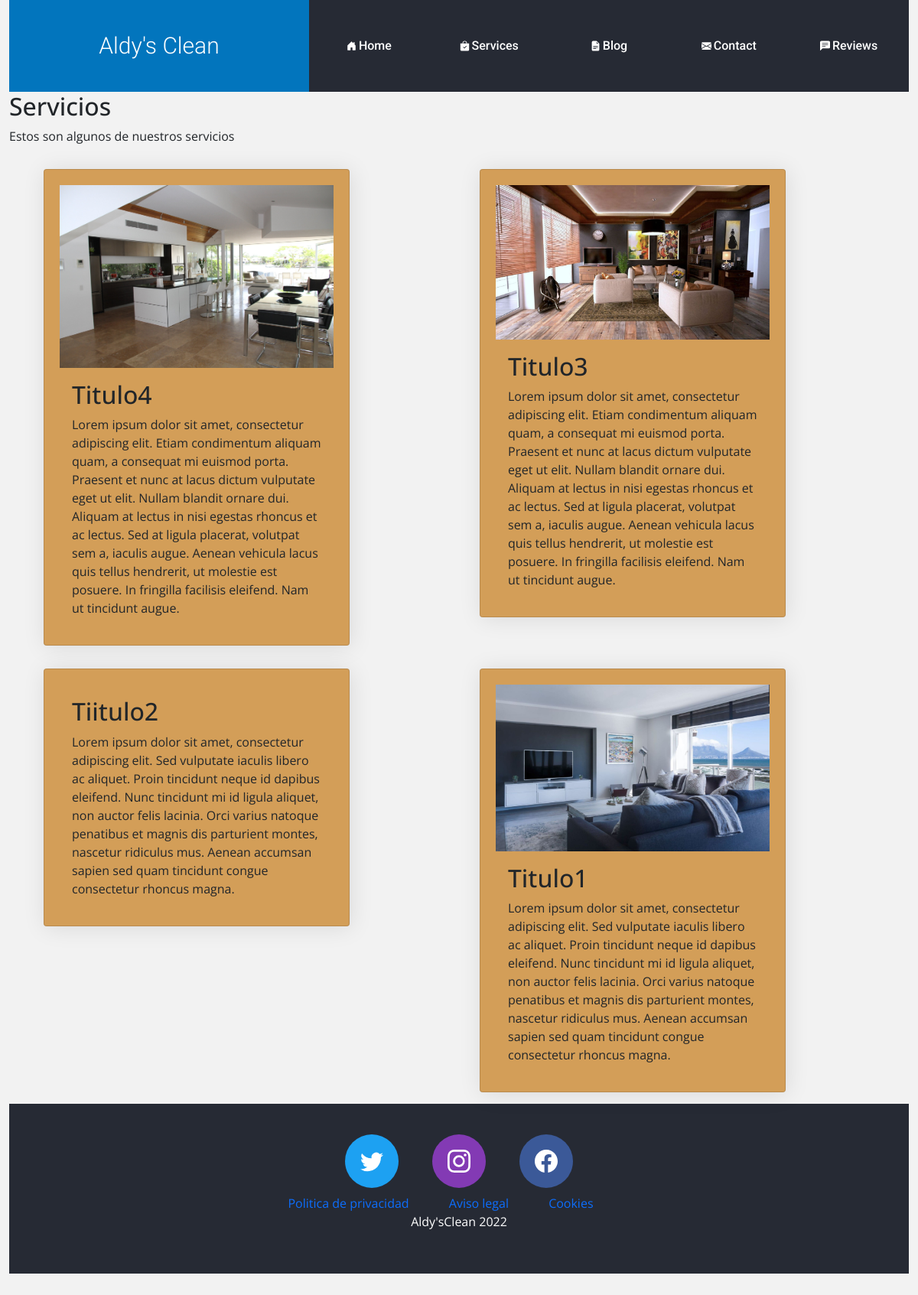
Page /services/ on the committed database.
### services/models.py (models this page shows, shortened)
class Service(models.Model):
    title=models.CharField(max_length=100, verbose_name="Titulo")
    description=models.TextField(verbose_name="Descripcion")
    image=models.ImageField(verbose_name="Imagen", upload_to="services")
    created=models.DateTimeField(auto_now_add=True, verbose_name="Fecha de creacion")
    updated=models.DateTimeField(auto_now=True, verbose_name="Fecha de edicion")
    class Meta:
        verbose_name="servicio"
        verbose_name_plural="servicios"
        ordering=["-created"]

### services/views.py (the view)
# urls.py: path('', views.services, name='services'),
def services(request):
    services=Service.objects.all()
    return render(request, 'services/services.html', {'services':services})

### social/processors.py (called while the page is built)
def ctx_dict(request):
    ctx={}
    links=Link.objects.all()
    for link in links:
        ctx[link.key]=link.url
    return ctx

### services/templates/services/services.html (shortened to what this page needs)
{% extends 'core/base.html' %}
{% block headers %}
<h2>Servicios</h2>
<p>Estos son algunos de nuestros servicios</p>
{% endblock %}
{% block content %}
    {% load static %}
    <div class="container">
        <div class="row mt-3">
            {% for service in services %}
                <div class="col-6">
                    <div class="card">
                        <img src="{{service.image.url}}" alt="">
                        <div class="card-body">
                            <h2 class="card-title">{{service.title}}</h2>
                            <p class="card-text">{{service.description}}</p>
                        </div>
                    </div>
                </div>
            {% endfor %}
        </div>
    </div>
{% endblock %}

### core/static/core/css/styles.css (style rules this page uses)
body { background: #f2f2f2; font-family:'Open Sans', sans-serif; }
.card { width: 400px; box-shadow: 2px 2px 30px rgba(0,0,0,0.1); background-color:rgb(211, 158, 88); padding: 20px; margin: 15px; cursor: pointer; }

### rows in the picture
Service: image (picture), title "Titulo4", description "Lorem ipsum dolor sit amet, consectetur adipiscing elit. Etiam condimentum aliquam quam, a consequat mi euismod porta. Praesent et nunc at lacus dictum vulputate eget ut elit. Nullam blandit ornare dui. Aliquam at lectus in nisi egestas rhoncus et ac lectus. Sed at ligula placerat, volutpat sem a, iaculis augue. Aenean vehicula lacus quis tellus hendrerit, ut molestie est posuere. In fringilla facilisis eleifend. Nam ut tincidunt augue."
Service: image (picture), title "Titulo3", description "Lorem ipsum dolor sit amet, consectetur adipiscing elit. Etiam condimentum aliquam quam, a consequat mi euismod porta. Praesent et nunc at lacus dictum vulputate eget ut elit. Nullam blandit ornare dui. Aliquam at lectus in nisi egestas rhoncus et ac lectus. Sed at ligula placerat, volutpat sem a, iaculis augue. Aenean vehicula lacus quis tellus hendrerit, ut molestie est posuere. In fringilla facilisis eleifend. Nam ut tincidunt augue."
Service: title "Tiitulo2", description "Lorem ipsum dolor sit amet, consectetur adipiscing elit. Sed vulputate iaculis libero ac aliquet. Proin tincidunt neque id dapibus eleifend. Nunc tincidunt mi id ligula aliquet, non auctor felis lacinia. Orci varius natoque penatibus et magnis dis parturient montes, nascetur ridiculus mus. Aenean accumsan sapien sed quam tincidunt congue consectetur rhoncus magna."
Service: image (picture), title "Titulo1", description "Lorem ipsum dolor sit amet, consectetur adipiscing elit. Sed vulputate iaculis libero ac aliquet. Proin tincidunt neque id dapibus eleifend. Nunc tincidunt mi id ligula aliquet, non auctor felis lacinia. Orci varius natoque penatibus et magnis dis parturient montes, nascetur ridiculus mus. Aenean accumsan sapien sed quam tincidunt congue consectetur rhoncus magna."
